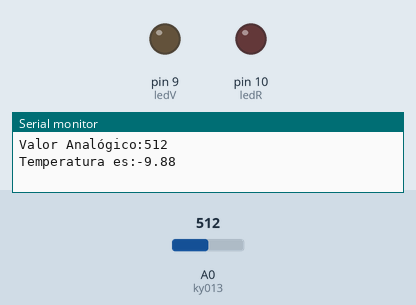
A sketch run on a simulated Arduino Uno, built with avr-gcc and run on an emulated ATmega328P. On the bench: output pins drawn as LEDs (lit = HIGH), the last lines printed to the serial monitor. Inputs (shaded band) come from the test bench; at power-on: A0 (ky013) = 512.

Above: at 0.1 s.
At 0.6 s:
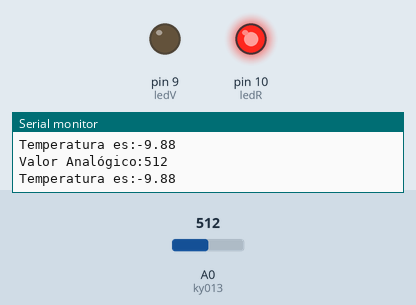
Timing chart, 0 to 2.1 s (numbered marks = the images above):
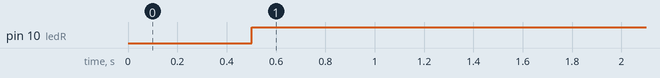

The sketch:

KY-015.ino
```cpp
int ledR = 10;       //Led Rojo del KY-029
int ledV = 9;        //Led Verde del KY-029
int ky013 = A0;     //Valores de entrada analógicos por el termistor
int valor;         //Variable que guardara los datos de entrada del KY-013

//Variables para realizar la ecuación Steinhart-Hart

float R1 = 10;                                               // Valor de R1 de la PCB 10k
float logR2, R2, TK, TC;                                             //Elementos para realizar la ecuación
float A = 0.001129148, B= 0.000234125, C = 0.0000000876741; //Valores constantes considerando NTC de 10K y trabajando a una temperatura entre -55°C a +125°C

void setup() {
Serial.begin(9600);             //Inicialización del Puerto Serial
pinMode (ledR, OUTPUT) ;        //Declaración del Led Rojo del KY-029
pinMode (ledV, OUTPUT) ;        //Declaración del Led Verde del KY-029
}

void loop() {
valor = analogRead(ky013);                                 //Se asigna los valores leídos a la variable valor
Serial.print("Valor Analógico:");                           //Se imprimirá los valores del sensor
Serial.println(valor);                                      // que va de 0-1023, esto para saber que que valores esta teniendo en reposo en termistor

valor = map (valor, 0, 650, -55, 125);                       //para evitar la exponencial, usaremos la función map
                                                             //en donde 0-650, serán los valores de entrada analógico vs -55-125 el valor de temperatura
//Conversión de valores analógicos a grados Celsius
R2 = R1 * (1 / (float)valor - 1.0);                      //Calculo de la resistencia del termistor
logR2 = log(R2);                                              //Calculo del logaritmo de la resistencia del termistor
TK = (1.0 / (A + B * logR2 + (C * (logR2 * logR2 * logR2))));  // Temperatura en Kelvin
TC = TK - 273.15;                                             //Conversión a Temperatura Celsius
TC = TC * (-1);
Serial.print("Temperatura es:");
Serial.println(R2);                                          //Impresión de temperatura en Celsius
delay(500);                                                  //Duración del proceso, medio minuto

digitalWrite(ledR, LOW);                                    //Antes de cualquier función los LED estarán en nivel BAJO/0
digitalWrite(ledV, LOW);
if (R2 >= -10.72) {                                               //Si la temperatura es por arriba de 22°
digitalWrite(ledR, HIGH);                                   //Se encenderá el LED ROJO del KY-029
}
else {                                                       //De lo contrario T<22°C
digitalWrite(ledV, HIGH);                                    //Se encenderá el LED VERDE del KY-029
}
}
```

Measured:
- by itself, pin 10 (ledR): LOW → HIGH at 0.50 s
